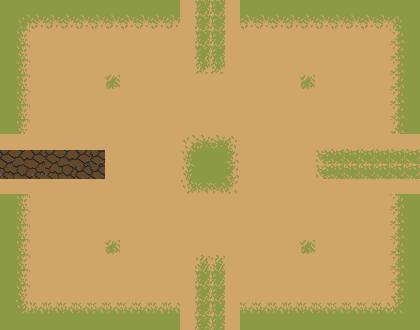

This game map was drawn from its Tiled (.tmx) file and the tilesets committed beside it. A one-line description and the full map source follow:
An orthogonal 28x22 tile map with 15x15 px tiles, 1 tile layer (sueloLayer), 2 tilesets and 25 objects.

<map version="1.10" tiledversion="1.10.2" orientation="orthogonal" renderorder="right-down" width="28" height="22" tilewidth="15" tileheight="15" infinite="0" nextlayerid="3" nextobjectid="47">
 <tileset firstgid="1" source="Ground Tileset.tsx" />
 <tileset firstgid="331" source="bossTileset.tsx" />
 <layer id="1" name="sueloLayer" width="28" height="22">
  <data encoding="csv">
145,145,145,145,145,145,145,145,145,145,145,145,244,257,257,244,145,145,145,145,145,145,145,145,145,145,145,145,
145,221,222,222,222,222,222,222,222,222,222,222,244,257,257,244,222,222,222,222,222,222,222,222,222,222,223,145,
145,243,244,244,244,244,244,244,244,244,244,244,244,257,257,244,244,244,244,244,244,244,244,244,244,244,245,145,
145,243,244,244,244,244,244,244,244,244,244,244,244,257,257,244,244,244,244,244,244,244,244,244,244,244,245,145,
145,243,244,244,244,244,244,244,244,244,244,244,244,279,279,244,244,244,244,244,244,244,244,244,244,244,245,145,
145,243,244,244,244,244,244,301,244,244,244,244,244,244,244,244,244,244,244,244,301,244,244,244,244,244,245,145,
145,243,244,244,244,244,244,244,244,244,244,244,244,244,244,244,244,244,244,244,244,244,244,244,244,244,245,145,
145,243,244,244,244,244,244,244,244,244,244,244,244,244,244,244,244,244,244,244,244,244,244,244,244,244,245,145,
145,243,244,244,244,244,244,244,244,244,244,244,244,244,244,244,244,244,244,244,244,244,244,244,244,244,245,145,
244,244,244,244,244,244,244,244,244,244,244,244,232,233,233,234,244,244,244,244,244,244,244,244,244,244,244,244,
545,546,547,545,546,547,715,244,244,244,244,244,254,255,255,256,244,244,244,244,244,298,299,299,299,299,299,299,
630,631,632,630,631,715,715,244,244,244,244,244,254,255,255,256,244,244,244,244,244,298,299,299,299,299,299,299,
244,244,244,244,244,244,244,244,244,244,244,244,276,277,277,278,244,244,244,244,244,244,244,244,244,244,244,244,
145,243,244,244,244,244,244,244,244,244,244,244,244,244,244,244,244,244,244,244,244,244,244,244,244,244,245,145,
145,243,244,244,244,244,244,244,244,244,244,244,244,244,244,244,244,244,244,244,244,244,244,244,244,244,245,145,
145,243,244,244,244,244,244,244,244,244,244,244,244,244,244,244,244,244,244,244,244,244,244,244,244,244,245,145,
145,243,244,244,244,244,244,301,244,244,244,244,244,244,244,244,244,244,244,244,301,244,244,244,244,244,245,145,
145,243,244,244,244,244,244,244,244,244,244,244,244,235,235,244,244,244,244,244,244,244,244,244,244,244,245,145,
145,243,244,244,244,244,244,244,244,244,244,244,244,257,257,244,244,244,244,244,244,244,244,244,244,244,245,145,
145,243,244,244,244,244,244,244,244,244,244,244,244,257,257,244,244,244,244,244,244,244,244,244,244,244,245,145,
145,265,266,266,266,266,266,266,266,266,266,266,244,257,257,244,266,266,266,266,266,266,266,266,266,266,267,145,
145,145,145,145,145,145,145,145,145,145,145,145,244,257,257,244,145,145,145,145,145,145,145,145,145,145,145,145
</data>
 </layer>
 <objectgroup id="2" name="Colisiones">
  <object id="10" x="0" y="0" width="15" height="120">
   <properties>
    <property name="name" value="pared" />
   </properties>
  </object>
  <object id="11" x="0" y="210" width="15" height="120">
   <properties>
    <property name="name" value="pared" />
   </properties>
  </object>
  <object id="12" x="15" y="315" width="150" height="15">
   <properties>
    <property name="name" value="pared" />
   </properties>
  </object>
  <object id="14" x="255" y="315" width="165" height="15">
   <properties>
    <property name="name" value="pared" />
   </properties>
  </object>
  <object id="15" x="405" y="210" width="15" height="105">
   <properties>
    <property name="name" value="pared" />
   </properties>
  </object>
  <object id="16" x="405" y="0" width="15" height="120">
   <properties>
    <property name="name" value="pared" />
   </properties>
  </object>
  <object id="17" x="255" y="0" width="150" height="15">
   <properties>
    <property name="name" value="pared" />
   </properties>
  </object>
  <object id="18" x="15" y="0" width="150" height="15">
   <properties>
    <property name="name" value="pared" />
   </properties>
  </object>
  <object id="20" x="0" y="120" width="15" height="90">
   <properties>
    <property name="name" value="puerta" />
   </properties>
  </object>
  <object id="21" x="165" y="0" width="90" height="15">
   <properties>
    <property name="name" value="puerta" />
   </properties>
  </object>
  <object id="22" x="165" y="315" width="90" height="15">
   <properties>
    <property name="name" value="puerta" />
   </properties>
  </object>
  <object id="23" x="405" y="120" width="15" height="90">
   <properties>
    <property name="name" value="puerta" />
   </properties>
  </object>
  <object id="24" x="45" y="150" width="30" height="30">
   <properties>
    <property name="name" value="start" />
   </properties>
  </object>
  <object id="25" x="195" y="255" width="30" height="30">
   <properties>
    <property name="name" value="start" />
   </properties>
  </object>
  <object id="26" x="195" y="45" width="30" height="30">
   <properties>
    <property name="name" value="start" />
   </properties>
  </object>
  <object id="27" x="345" y="150" width="30" height="30">
   <properties>
    <property name="name" value="start" />
   </properties>
  </object>
  <object id="28" x="-45" y="105" width="30" height="119.5">
   <properties>
    <property name="name" value="end" />
   </properties>
  </object>
  <object id="29" x="150" y="345" width="120" height="30">
   <properties>
    <property name="name" value="end" />
   </properties>
  </object>
  <object id="30" x="435" y="105" width="30" height="120">
   <properties>
    <property name="name" value="end" />
   </properties>
  </object>
  <object id="32" x="150" y="-45" width="120" height="30">
   <properties>
    <property name="name" value="end" />
   </properties>
  </object>
  <object id="40" gid="134" x="105" y="90" width="16" height="16">
   <properties>
    <property name="enemigo" value="simple" />
   </properties>
  </object>
  <object id="41" gid="134" x="105" y="255" width="16" height="16">
   <properties>
    <property name="enemigo" value="simple" />
   </properties>
  </object>
  <object id="44" gid="134" x="300" y="255" width="16" height="16">
   <properties>
    <property name="enemigo" value="simple" />
   </properties>
  </object>
  <object id="45" gid="134" x="300" y="90" width="16" height="16">
   <properties>
    <property name="enemigo" value="simple" />
   </properties>
  </object>
  <object id="46" gid="134" x="195" y="179" width="30" height="30">
   <properties>
    <property name="enemigo" value="simple" />
   </properties>
  </object>
 </objectgroup>
</map>
